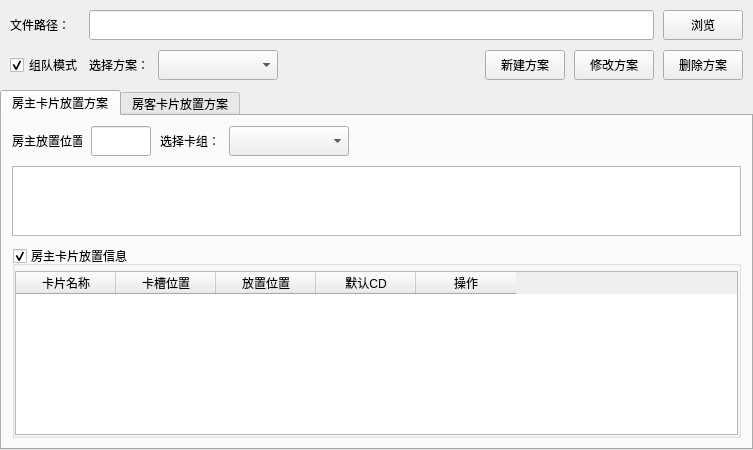
<?xml version="1.0" encoding="UTF-8"?>
<ui version="4.0">
 <class>EditCardPlacingConfig</class>
 <widget class="QWidget" name="EditCardPlacingConfig">
  <property name="geometry">
   <rect>
    <x>0</x>
    <y>0</y>
    <width>753</width>
    <height>450</height>
   </rect>
  </property>
  <property name="windowTitle">
   <string>卡片放置方案编辑</string>
  </property>
  <layout class="QGridLayout" name="gridLayout_top">
   <property name="leftMargin">
    <number>0</number>
   </property>
   <property name="topMargin">
    <number>0</number>
   </property>
   <property name="rightMargin">
    <number>0</number>
   </property>
   <property name="bottomMargin">
    <number>0</number>
   </property>
   <property name="spacing">
    <number>0</number>
   </property>
   <item row="0" column="0">
    <widget class="QWidget" name="widget_general" native="true">
     <layout class="QVBoxLayout" name="verticalLayout_general">
      <property name="spacing">
       <number>10</number>
      </property>
      <property name="leftMargin">
       <number>0</number>
      </property>
      <property name="topMargin">
       <number>0</number>
      </property>
      <property name="rightMargin">
       <number>0</number>
      </property>
      <property name="bottomMargin">
       <number>0</number>
      </property>
      <item>
       <widget class="QWidget" name="widget_file_path" native="true">
        <layout class="QHBoxLayout" name="horizontalLayout_file_path">
         <property name="spacing">
          <number>9</number>
         </property>
         <property name="leftMargin">
          <number>10</number>
         </property>
         <property name="topMargin">
          <number>10</number>
         </property>
         <property name="rightMargin">
          <number>10</number>
         </property>
         <property name="bottomMargin">
          <number>0</number>
         </property>
         <item>
          <widget class="QLabel" name="label_file_path">
           <property name="minimumSize">
            <size>
             <width>70</width>
             <height>30</height>
            </size>
           </property>
           <property name="maximumSize">
            <size>
             <width>70</width>
             <height>30</height>
            </size>
           </property>
           <property name="text">
            <string>文件路径：</string>
           </property>
          </widget>
         </item>
         <item>
          <widget class="QLineEdit" name="lineEdit_file_path">
           <property name="minimumSize">
            <size>
             <width>0</width>
             <height>30</height>
            </size>
           </property>
          </widget>
         </item>
         <item>
          <widget class="QPushButton" name="pushButton_file_path">
           <property name="minimumSize">
            <size>
             <width>80</width>
             <height>30</height>
            </size>
           </property>
           <property name="maximumSize">
            <size>
             <width>80</width>
             <height>30</height>
            </size>
           </property>
           <property name="text">
            <string>浏览</string>
           </property>
          </widget>
         </item>
        </layout>
       </widget>
      </item>
      <item>
       <widget class="QWidget" name="widget_common" native="true">
        <layout class="QHBoxLayout" name="horizontalLayout_common">
         <property name="spacing">
          <number>9</number>
         </property>
         <property name="leftMargin">
          <number>10</number>
         </property>
         <property name="topMargin">
          <number>0</number>
         </property>
         <property name="rightMargin">
          <number>10</number>
         </property>
         <property name="bottomMargin">
          <number>0</number>
         </property>
         <item>
          <widget class="QCheckBox" name="checkBox_is_team_mode">
           <property name="minimumSize">
            <size>
             <width>70</width>
             <height>30</height>
            </size>
           </property>
           <property name="maximumSize">
            <size>
             <width>70</width>
             <height>30</height>
            </size>
           </property>
           <property name="text">
            <string>组队模式</string>
           </property>
           <property name="checked">
            <bool>true</bool>
           </property>
          </widget>
         </item>
         <item>
          <widget class="QLabel" name="label_choose_section">
           <property name="minimumSize">
            <size>
             <width>60</width>
             <height>0</height>
            </size>
           </property>
           <property name="maximumSize">
            <size>
             <width>60</width>
             <height>16777215</height>
            </size>
           </property>
           <property name="text">
            <string>选择方案：</string>
           </property>
          </widget>
         </item>
         <item>
          <widget class="QComboBox" name="comboBox_choose_section">
           <property name="sizePolicy">
            <sizepolicy hsizetype="Preferred" vsizetype="Fixed">
             <horstretch>120</horstretch>
             <verstretch>30</verstretch>
            </sizepolicy>
           </property>
           <property name="minimumSize">
            <size>
             <width>120</width>
             <height>30</height>
            </size>
           </property>
           <property name="maximumSize">
            <size>
             <width>120</width>
             <height>30</height>
            </size>
           </property>
          </widget>
         </item>
         <item>
          <spacer name="horizontalSpacer_common">
           <property name="orientation">
            <enum>Qt::Horizontal</enum>
           </property>
           <property name="sizeHint" stdset="0">
            <size>
             <width>40</width>
             <height>20</height>
            </size>
           </property>
          </spacer>
         </item>
         <item>
          <widget class="QPushButton" name="pushButton_new_config">
           <property name="minimumSize">
            <size>
             <width>80</width>
             <height>30</height>
            </size>
           </property>
           <property name="maximumSize">
            <size>
             <width>80</width>
             <height>30</height>
            </size>
           </property>
           <property name="text">
            <string>新建方案</string>
           </property>
          </widget>
         </item>
         <item>
          <widget class="QPushButton" name="pushButton_modify_config">
           <property name="minimumSize">
            <size>
             <width>80</width>
             <height>30</height>
            </size>
           </property>
           <property name="maximumSize">
            <size>
             <width>80</width>
             <height>30</height>
            </size>
           </property>
           <property name="text">
            <string>修改方案</string>
           </property>
          </widget>
         </item>
         <item>
          <widget class="QPushButton" name="pushButton_delete_config">
           <property name="sizePolicy">
            <sizepolicy hsizetype="Maximum" vsizetype="Maximum">
             <horstretch>0</horstretch>
             <verstretch>0</verstretch>
            </sizepolicy>
           </property>
           <property name="minimumSize">
            <size>
             <width>80</width>
             <height>30</height>
            </size>
           </property>
           <property name="maximumSize">
            <size>
             <width>80</width>
             <height>30</height>
            </size>
           </property>
           <property name="text">
            <string>删除方案</string>
           </property>
          </widget>
         </item>
        </layout>
       </widget>
      </item>
      <item>
       <widget class="QTabWidget" name="tabWidget_placing_config">
        <property name="currentIndex">
         <number>0</number>
        </property>
        <widget class="QWidget" name="tab_1p_placing_config">
         <attribute name="title">
          <string>房主卡片放置方案</string>
         </attribute>
         <layout class="QVBoxLayout" name="verticalLayout_1p_placing_config" stretch="1,2,10">
          <property name="spacing">
           <number>10</number>
          </property>
          <property name="leftMargin">
           <number>10</number>
          </property>
          <property name="topMargin">
           <number>10</number>
          </property>
          <property name="rightMargin">
           <number>10</number>
          </property>
          <property name="bottomMargin">
           <number>10</number>
          </property>
          <item>
           <widget class="QWidget" name="widget_1p_setting" native="true">
            <layout class="QHBoxLayout" name="horizontalLayout_1p_setting">
             <property name="spacing">
              <number>9</number>
             </property>
             <property name="leftMargin">
              <number>0</number>
             </property>
             <property name="topMargin">
              <number>0</number>
             </property>
             <property name="bottomMargin">
              <number>0</number>
             </property>
             <item>
              <widget class="QLabel" name="label_1p_pos">
               <property name="minimumSize">
                <size>
                 <width>70</width>
                 <height>30</height>
                </size>
               </property>
               <property name="maximumSize">
                <size>
                 <width>70</width>
                 <height>16777215</height>
                </size>
               </property>
               <property name="text">
                <string>房主放置位置</string>
               </property>
              </widget>
             </item>
             <item>
              <widget class="QLineEdit" name="lineEdit_1p_pos">
               <property name="minimumSize">
                <size>
                 <width>60</width>
                 <height>30</height>
                </size>
               </property>
               <property name="maximumSize">
                <size>
                 <width>60</width>
                 <height>16777215</height>
                </size>
               </property>
              </widget>
             </item>
             <item>
              <widget class="QLabel" name="label_1p_deck">
               <property name="minimumSize">
                <size>
                 <width>60</width>
                 <height>0</height>
                </size>
               </property>
               <property name="maximumSize">
                <size>
                 <width>60</width>
                 <height>16777215</height>
                </size>
               </property>
               <property name="text">
                <string>选择卡组：</string>
               </property>
              </widget>
             </item>
             <item>
              <widget class="QComboBox" name="comboBox_1p_deck">
               <property name="minimumSize">
                <size>
                 <width>120</width>
                 <height>30</height>
                </size>
               </property>
               <property name="maximumSize">
                <size>
                 <width>120</width>
                 <height>30</height>
                </size>
               </property>
              </widget>
             </item>
             <item>
              <spacer name="horizontalSpacer_1p_setting">
               <property name="orientation">
                <enum>Qt::Horizontal</enum>
               </property>
               <property name="sizeHint" stdset="0">
                <size>
                 <width>576</width>
                 <height>20</height>
                </size>
               </property>
              </spacer>
             </item>
            </layout>
           </widget>
          </item>
          <item>
           <widget class="QListWidget" name="listWidget_1p_deck">
            <property name="flow">
             <enum>QListView::LeftToRight</enum>
            </property>
           </widget>
          </item>
          <item>
           <widget class="QGroupBox" name="groupBox_1p_placing_table">
            <property name="title">
             <string>房主卡片放置信息</string>
            </property>
            <property name="flat">
             <bool>true</bool>
            </property>
            <property name="checkable">
             <bool>true</bool>
            </property>
            <layout class="QVBoxLayout" name="verticalLayout_1p_placing_table">
             <property name="spacing">
              <number>5</number>
             </property>
             <property name="leftMargin">
              <number>0</number>
             </property>
             <property name="topMargin">
              <number>5</number>
             </property>
             <property name="rightMargin">
              <number>0</number>
             </property>
             <property name="bottomMargin">
              <number>0</number>
             </property>
             <item>
              <widget class="QTableWidget" name="tableWidget_1p_placing_table">
               <property name="editTriggers">
                <set>QAbstractItemView::DoubleClicked|QAbstractItemView::EditKeyPressed</set>
               </property>
               <property name="alternatingRowColors">
                <bool>true</bool>
               </property>
               <column>
                <property name="text">
                 <string>卡片名称</string>
                </property>
               </column>
               <column>
                <property name="text">
                 <string>卡槽位置</string>
                </property>
               </column>
               <column>
                <property name="text">
                 <string>放置位置</string>
                </property>
               </column>
               <column>
                <property name="text">
                 <string>默认CD</string>
                </property>
               </column>
               <column>
                <property name="text">
                 <string>操作</string>
                </property>
               </column>
              </widget>
             </item>
            </layout>
           </widget>
          </item>
         </layout>
        </widget>
        <widget class="QWidget" name="tab_2p_placing_config">
         <attribute name="title">
          <string>房客卡片放置方案</string>
         </attribute>
         <layout class="QVBoxLayout" name="verticalLayout_2p_placing_config" stretch="0,1,5">
          <property name="spacing">
           <number>10</number>
          </property>
          <property name="leftMargin">
           <number>10</number>
          </property>
          <property name="topMargin">
           <number>10</number>
          </property>
          <property name="rightMargin">
           <number>10</number>
          </property>
          <property name="bottomMargin">
           <number>10</number>
          </property>
          <item>
           <widget class="QWidget" name="widget_2p_setting" native="true">
            <layout class="QHBoxLayout" name="horizontalLayout_2p_setting">
             <property name="spacing">
              <number>9</number>
             </property>
             <property name="leftMargin">
              <number>0</number>
             </property>
             <property name="topMargin">
              <number>0</number>
             </property>
             <property name="bottomMargin">
              <number>0</number>
             </property>
             <item>
              <widget class="QLabel" name="label_2p_pos">
               <property name="minimumSize">
                <size>
                 <width>70</width>
                 <height>30</height>
                </size>
               </property>
               <property name="maximumSize">
                <size>
                 <width>70</width>
                 <height>16777215</height>
                </size>
               </property>
               <property name="text">
                <string>房客放置位置</string>
               </property>
              </widget>
             </item>
             <item>
              <widget class="QLineEdit" name="lineEdit_2p_pos">
               <property name="minimumSize">
                <size>
                 <width>60</width>
                 <height>30</height>
                </size>
               </property>
               <property name="maximumSize">
                <size>
                 <width>60</width>
                 <height>16777215</height>
                </size>
               </property>
              </widget>
             </item>
             <item>
              <widget class="QLabel" name="label_2p_deck">
               <property name="minimumSize">
                <size>
                 <width>60</width>
                 <height>0</height>
                </size>
               </property>
               <property name="maximumSize">
                <size>
                 <width>60</width>
                 <height>16777215</height>
                </size>
               </property>
               <property name="text">
                <string>选择卡组：</string>
               </property>
              </widget>
             </item>
             <item>
              <widget class="QComboBox" name="comboBox_2p_deck">
               <property name="minimumSize">
                <size>
                 <width>120</width>
                 <height>30</height>
                </size>
               </property>
               <property name="maximumSize">
                <size>
                 <width>120</width>
                 <height>30</height>
                </size>
               </property>
              </widget>
             </item>
             <item>
              <spacer name="horizontalSpacer_2p_setting">
               <property name="orientation">
                <enum>Qt::Horizontal</enum>
               </property>
               <property name="sizeHint" stdset="0">
                <size>
                 <width>567</width>
                 <height>20</height>
                </size>
               </property>
              </spacer>
             </item>
            </layout>
           </widget>
          </item>
          <item>
           <widget class="QListWidget" name="listWidget_2p_deck">
            <property name="flow">
             <enum>QListView::LeftToRight</enum>
            </property>
           </widget>
          </item>
          <item>
           <widget class="QGroupBox" name="groupBox_2p_placing_table">
            <property name="title">
             <string>房客卡片放置信息</string>
            </property>
            <property name="flat">
             <bool>true</bool>
            </property>
            <property name="checkable">
             <bool>true</bool>
            </property>
            <layout class="QVBoxLayout" name="verticalLayout_2p_placing_table">
             <property name="spacing">
              <number>5</number>
             </property>
             <property name="leftMargin">
              <number>0</number>
             </property>
             <property name="topMargin">
              <number>5</number>
             </property>
             <property name="rightMargin">
              <number>0</number>
             </property>
             <property name="bottomMargin">
              <number>0</number>
             </property>
             <item>
              <widget class="QTableWidget" name="tableWidget_2p_placing_table">
               <property name="editTriggers">
                <set>QAbstractItemView::DoubleClicked|QAbstractItemView::EditKeyPressed</set>
               </property>
               <property name="alternatingRowColors">
                <bool>true</bool>
               </property>
               <column>
                <property name="text">
                 <string>卡片名称</string>
                </property>
               </column>
               <column>
                <property name="text">
                 <string>卡槽位置</string>
                </property>
               </column>
               <column>
                <property name="text">
                 <string>放置位置</string>
                </property>
               </column>
               <column>
                <property name="text">
                 <string>默认CD</string>
                </property>
               </column>
               <column>
                <property name="text">
                 <string>操作</string>
                </property>
               </column>
              </widget>
             </item>
            </layout>
           </widget>
          </item>
         </layout>
        </widget>
       </widget>
      </item>
     </layout>
    </widget>
   </item>
  </layout>
 </widget>
 <resources/>
 <connections/>
</ui>
